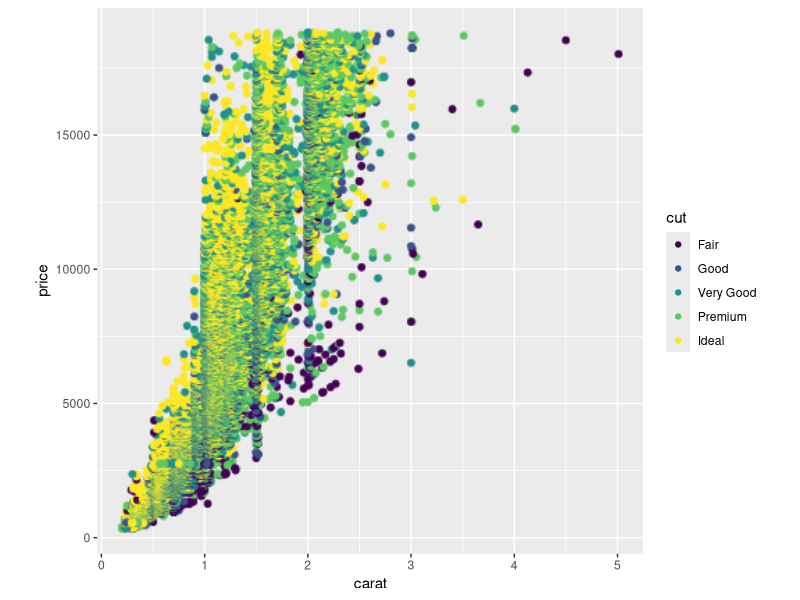
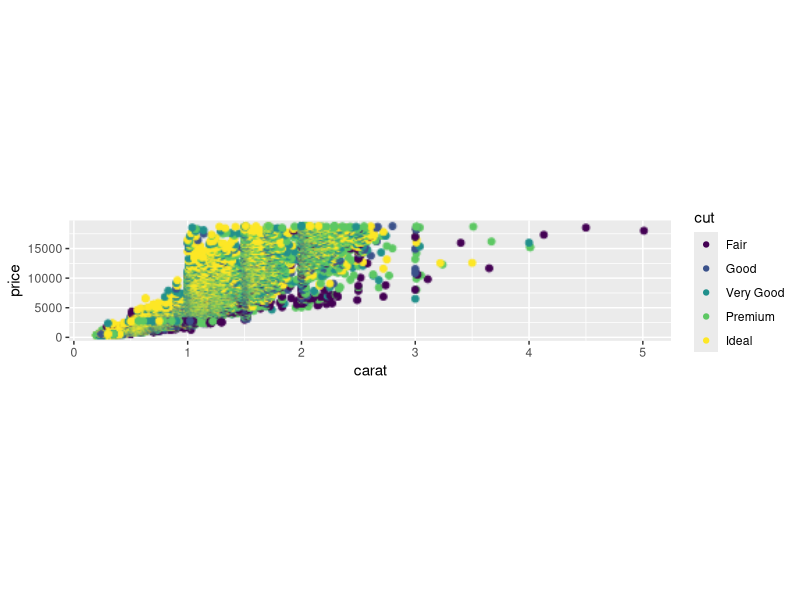
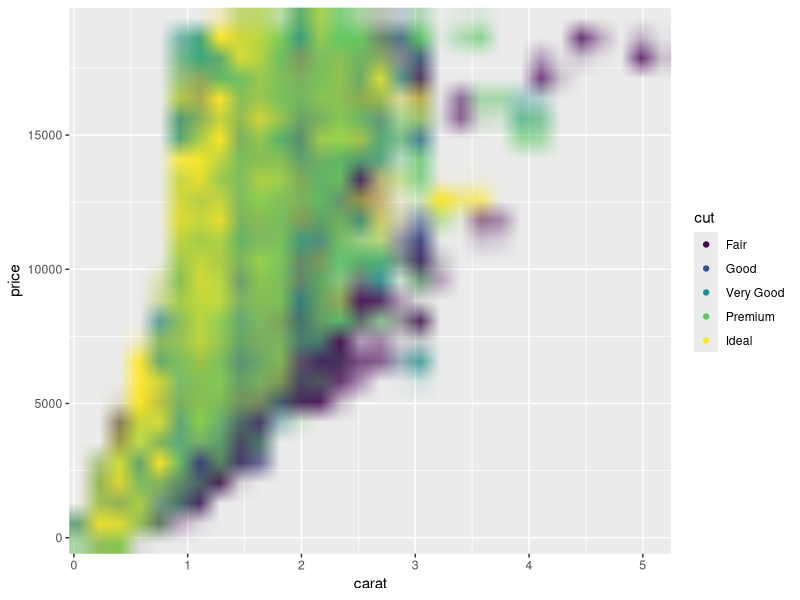
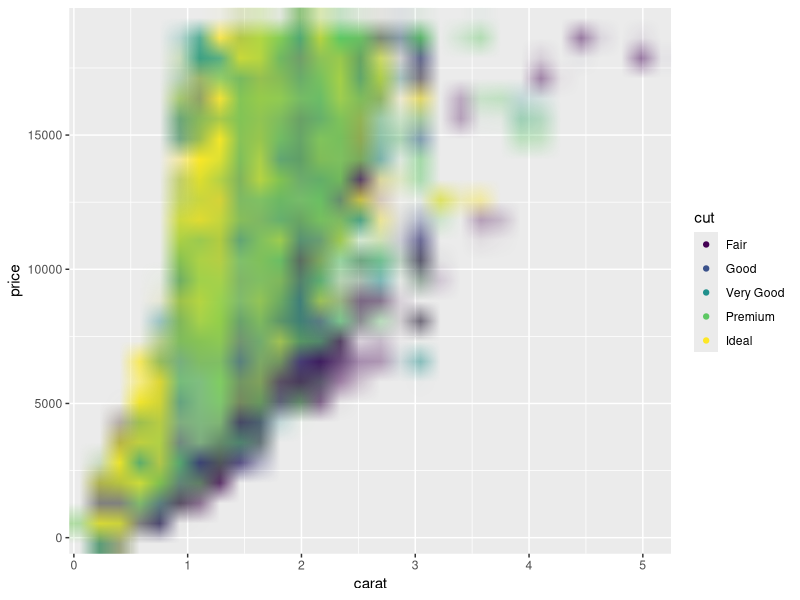
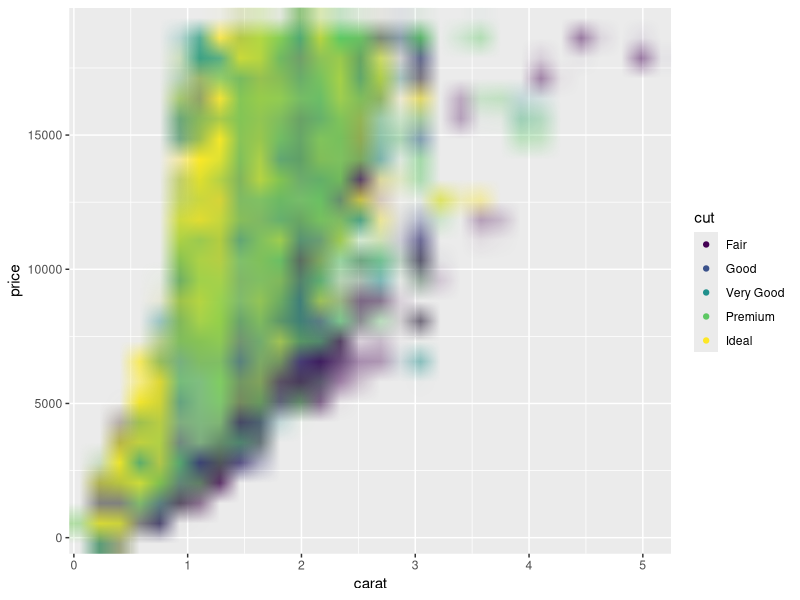
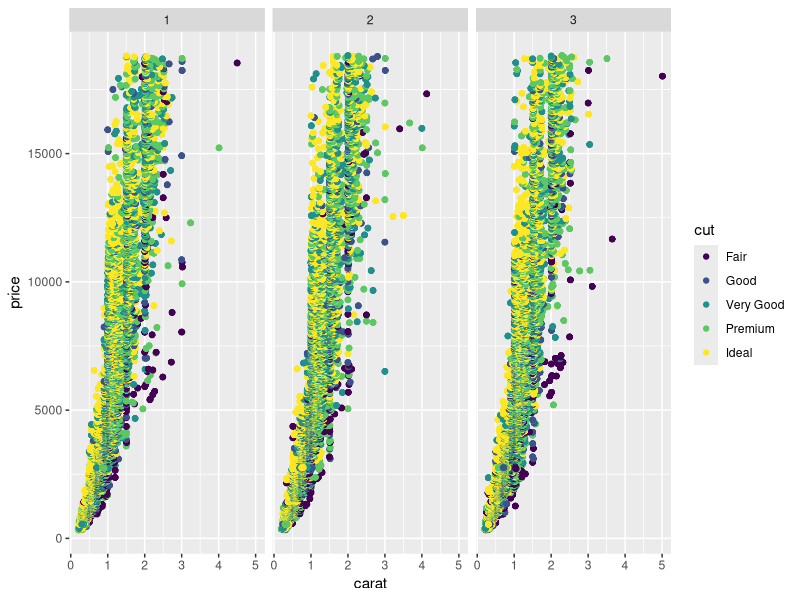
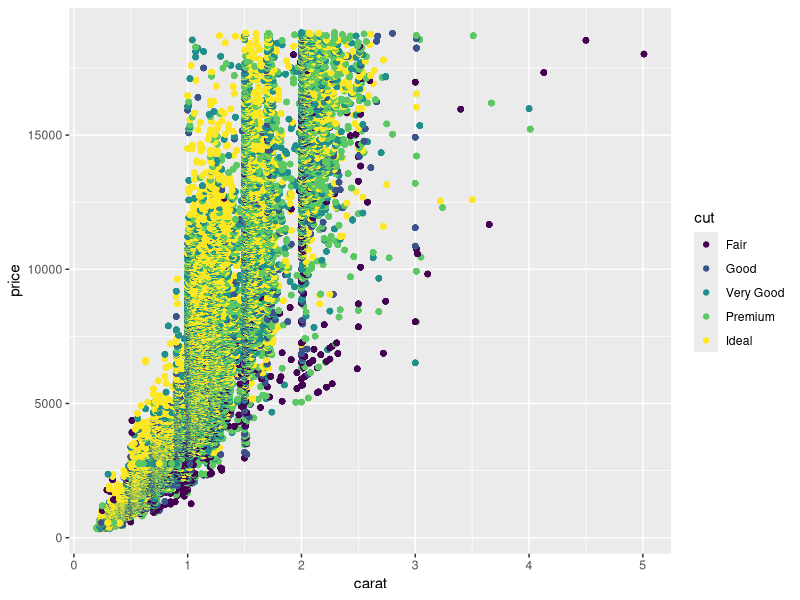
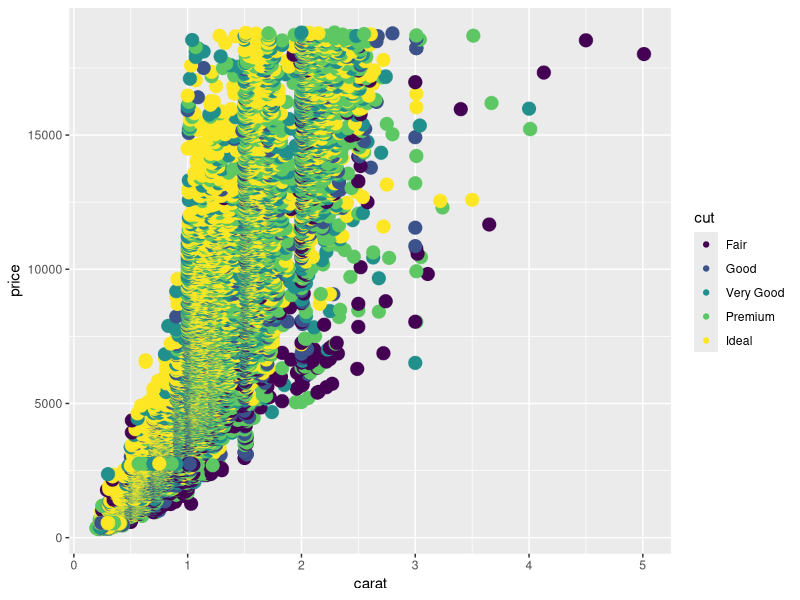

These figures' R source, in order:
## ----setup, include = FALSE---------------------------------------------------
knitr::opts_chunk$set(
  collapse = TRUE,
  comment = "#>"
)

## ---- fig.width=4, fig.height=4-----------------------------------------------
library(ggplot2)
library(ggrastr)

plot <- ggplot(diamonds, aes(carat, price, colour = cut))

plot + rasterise(geom_point(), dpi = 72) + theme(aspect.ratio = 1)

## ---- fig.width=4, fig.height=4-----------------------------------------------
# Points remain round across different aspect ratios
plot + rasterise(geom_point(), dpi = 72) + theme(aspect.ratio = 0.2)

## ---- fig.width=4, fig.height=4-----------------------------------------------
# The default 'cairo' at dpi=5
plot + rasterise(geom_point(), dpi = 5, dev = "cairo")

## ---- fig.width=4, fig.height=4-----------------------------------------------
# Using 'ragg' gives better anti-aliasing but has unexpected alpha blending
plot + rasterise(geom_point(), dpi = 5, dev = "ragg")

## ---- fig.width=4, fig.height=4-----------------------------------------------
# Using 'ragg_png' solves the alpha blend, but requires writing a temporary file to disk
plot + rasterise(geom_point(), dpi = 5, dev = "ragg_png")

## ---- fig.width=4, fig.height=4-----------------------------------------------
# Facets will not warp/distort points
set.seed(123)
plot + rasterise(geom_point(), dpi = 300) + facet_wrap(~ sample(1:3, nrow(diamonds), 2))

## ---- fig.width=4, fig.height=4-----------------------------------------------
# unchanged scaling, scale=1
plot <- ggplot(diamonds, aes(carat, price, colour = cut))
plot + rasterise(geom_point(), dpi = 300, scale = 1)

## ---- fig.width=4, fig.height=4-----------------------------------------------
# larger objects, scale > 1
plot <- ggplot(diamonds, aes(carat, price, colour = cut))
plot + rasterise(geom_point(), dpi = 300, scale = 2)

## ---- fig.width=4, fig.height=4-----------------------------------------------
# smaller objects, scale < 1
plot <- ggplot(diamonds, aes(carat, price, colour = cut))
plot + rasterise(geom_point(), dpi = 300, scale = 0.5)

## ---- fig.width=4, fig.height=4-----------------------------------------------
# smaller objects, scale < 1
ggplot(mtcars, aes(wt, mpg)) + rasterise(list(geom_point(), geom_smooth()))

## ---- fig.width=6, fig.height=4-----------------------------------------------
world1 <- sf::st_as_sf(maps::map('world', plot = FALSE, fill = TRUE))
ggplot() + rasterise(
  list(
    list(
      geom_sf(data = world1),
      theme(panel.background = element_rect(fill = "skyblue"))
    ),
    list(
      list(
        geom_point(aes(x = rnorm(100, sd = 10), y = rnorm(100, sd = 10)))
      ),
      theme(panel.border = element_rect(fill = NA, colour = "blue"))
    )
  )
)

## ---- fig.width=4, fig.height=4-----------------------------------------------
## set ggrastr.default.dpi with options()
options(ggrastr.default.dpi=750)

plot <- ggplot(diamonds, aes(carat, price, colour = cut))
new_plot = plot + rasterise(geom_point()) + theme(aspect.ratio = 1)
print(new_plot)

## set back to default 300
options(ggrastr.default.dpi=300)

## ---- fig.width=4, fig.height=4-----------------------------------------------
library(ggplot2)
library(ggrastr)

points_num <- 10000
df <- data.frame(x=rnorm(points_num), y=rnorm(points_num), c=as.factor(1:points_num %% 2))
gg <- ggplot(df, aes(x=x, y=y, color=c)) + scale_color_discrete(guide=FALSE)

gg_vec <- gg + geom_point(size=0.5)
print(gg_vec)

## ---- fig.width=4, fig.height=4-----------------------------------------------
gg_rast <- gg + geom_point_rast(size=0.5)
print(gg_rast)

## -----------------------------------------------------------------------------
PrintFileSize <- function(gg, name) {
  invisible(ggsave('tmp.pdf', gg, width=4, height=4))
  cat(name, ': ', file.info('tmp.pdf')$size / 1024, ' Kb.\n', sep = '')
  unlink('tmp.pdf')
}

PrintFileSize(gg_rast, 'Raster')
PrintFileSize(gg_vec, 'Vector')

## -----------------------------------------------------------------------------
points_num <- 1000000
df <- data.frame(x=rnorm(points_num), y=rnorm(points_num), c=as.factor(1:points_num %% 2))
gg <- ggplot(df, aes(x=x, y=y, color=c)) + scale_color_discrete(guide=FALSE)

gg_vec <- gg + geom_point(size=0.5)
gg_rast <- gg + geom_point_rast(size=0.5)

PrintFileSize(gg_rast, 'Raster')
PrintFileSize(gg_vec, 'Vector')

## ---- fig.width=4, fig.height=4-----------------------------------------------
library(ggplot2)
library(ggrastr)

points_num <- 5000 
df <- data.frame(x=rnorm(points_num), y=rnorm(points_num), c=as.factor(1:points_num %% 2))
gg <- ggplot(df, aes(x=x, y=y, color=c)) + scale_color_discrete(guide=FALSE)

gg_jitter_rast <- gg + geom_jitter_rast(raster.dpi=600)
print(gg_jitter_rast)

## ---- fig.width=4, fig.height=4-----------------------------------------------
library(ggplot2)
library(ggrastr)

coords <- expand.grid(1:500, 1:500)
coords$Value <- 1 / apply(as.matrix(coords), 1, function(x) sum((x - c(50, 50))^2)^0.01)
gg_tile_vec <- ggplot(coords) + geom_tile(aes(x=Var1, y=Var2, fill=Value))
gg_tile_rast <- ggplot(coords) + geom_tile_rast(aes(x=Var1, y=Var2, fill=Value))
print(gg_tile_rast)

## -----------------------------------------------------------------------------
PrintFileSize(gg_tile_rast, 'Raster')
PrintFileSize(gg_tile_vec, 'Vector')

## ---- fig.width=4, fig.height=4-----------------------------------------------
library(ggplot2)
library(ggrastr)

gg_violin_vec <- ggplot(mtcars, aes(factor(cyl), mpg)) + geom_violin()
gg_violin_rast <- ggplot(mtcars) + geom_violin_rast(aes(factor(cyl), mpg))
print(gg_violin_rast)

## -----------------------------------------------------------------------------
## difference in size shown
PrintFileSize(gg_tile_rast, 'Raster')
PrintFileSize(gg_tile_vec, 'Vector')

## ---- fig.width=5, fig.height=4-----------------------------------------------
library(ggplot2)
library(ggrastr)

points_num <- 5000
df <- data.frame(x=as.factor(1:points_num %% 2), y=log(abs(rcauchy(points_num))))
gg <- ggplot(df, aes(x=x, y=y)) + scale_color_discrete(guide=FALSE)

boxplot <- gg + geom_boxplot()
print(boxplot)

## ---- fig.width=4, fig.height=4-----------------------------------------------
library(ggplot2)
library(ggrastr)
points_num <- 500000
df <- data.frame(x=as.factor(1:points_num %% 2), y=log(abs(rcauchy(points_num))))
gg <- ggplot(df, aes(x=x, y=y)) + scale_color_discrete(guide=FALSE)

gg_box_vec <- gg + geom_boxplot_jitter(outlier.size=0.1, outlier.jitter.width=0.3, outlier.alpha=0.5)
print(gg_box_vec)

## ---- fig.width=4, fig.height=4-----------------------------------------------
gg_box_rast <- gg + geom_boxplot_jitter(outlier.size=0.1, outlier.jitter.width=0.3, outlier.alpha=0.5, raster.dpi=200)
print(gg_box_rast)

## -----------------------------------------------------------------------------
PrintFileSize(gg_box_rast, 'Raster')
PrintFileSize(gg_box_vec, 'Vector')

## ---- fig.width=4, fig.height=4-----------------------------------------------
library(ggplot2)
library(ggrastr)

ggplot(mtcars) + geom_beeswarm_rast(aes(x = factor(cyl), y=mpg), raster.dpi=600, cex=1.5)

## ---- fig.width=4, fig.height=4-----------------------------------------------
library(ggplot2)
library(ggrastr)

ggplot(mtcars) + geom_quasirandom_rast(aes(x = factor(cyl), y=mpg), raster.dpi=600)
